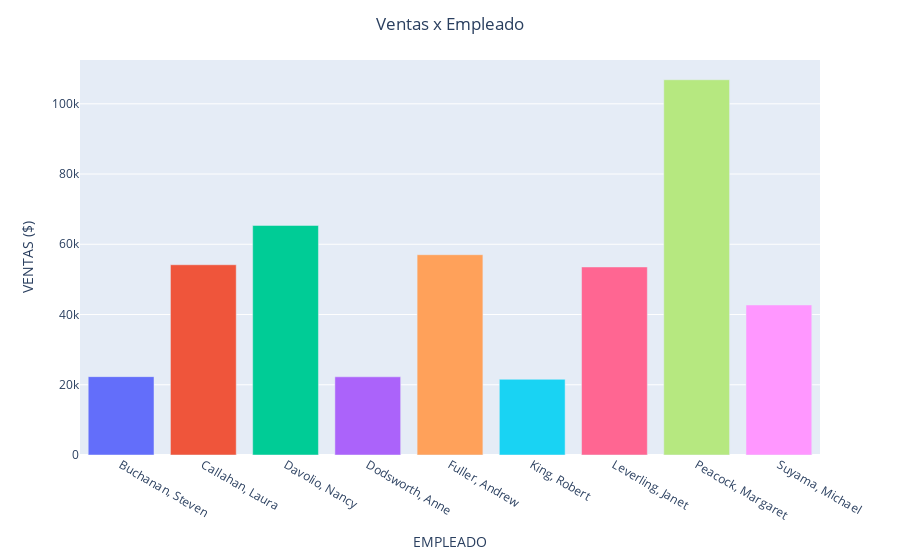

This figure's notebook cell:
### Code cell
# 8: Comparación de ventas por empleado
query_sql_ocho = "SELECT * FROM v_VentasPorEmpleado"
df_ocho = dataframe_query(query_sql=query_sql_ocho)
# df_ocho.head()
column_plot = px.bar(data_frame=df_ocho,x="Employee",y="TotalVentas",color="Employee")
column_plot.update_layout(
    showlegend = False,
    xaxis_title = "EMPLEADO",
    yaxis_title = "VENTAS ($)",
    title = "Ventas x Empleado",
    title_x = 0.5,
    hoverlabel = dict(
        bgcolor = "white"
    )
)
column_plot.update_traces(
    hovertemplate = "Empleado :%{x}<br>Ventas: %{y}<extra></extra>"
)
column_plot.show()

### Figure 1 — Plotly figure (JSON) as saved in the notebook; plotly's stock layout.template omitted (floating-point values rounded to 4 significant figures)
{"data": [{"alignmentgroup": "True", "hovertemplate": "Empleado :%{x}<br>Ventas: %{y}<extra></extra>", "legendgroup": "Buchanan, Steven", "marker": {"color": "#636efa", "pattern": {"shape": ""}}, "name": "Buchanan, Steven", "offsetgroup": "Buchanan, Steven", "orientation": "v", "showlegend": true, "textposition": "auto", "type": "bar", "x": ["Buchanan, Steven"], "xaxis": "x", "y": [22310.0], "yaxis": "y"}, {"alignmentgroup": "True", "hovertemplate": "Empleado :%{x}<br>Ventas: %{y}<extra></extra>", "legendgroup": "Callahan, Laura", "marker": {"color": "#EF553B", "pattern": {"shape": ""}}, "name": "Callahan, Laura", "offsetgroup": "Callahan, Laura", "orientation": "v", "showlegend": true, "textposition": "auto", "type": "bar", "x": ["Callahan, Laura"], "xaxis": "x", "y": [54170.0], "yaxis": "y"}, {"alignmentgroup": "True", "hovertemplate": "Empleado :%{x}<br>Ventas: %{y}<extra></extra>", "legendgroup": "Davolio, Nancy", "marker": {"color": "#00cc96", "pattern": {"shape": ""}}, "name": "Davolio, Nancy", "offsetgroup": "Davolio, Nancy", "orientation": "v", "showlegend": true, "textposition": "auto", "type": "bar", "x": ["Davolio, Nancy"], "xaxis": "x", "y": [65360.0], "yaxis": "y"}, {"alignmentgroup": "True", "hovertemplate": "Empleado :%{x}<br>Ventas: %{y}<extra></extra>", "legendgroup": "Dodsworth, Anne", "marker": {"color": "#ab63fa", "pattern": {"shape": ""}}, "name": "Dodsworth, Anne", "offsetgroup": "Dodsworth, Anne", "orientation": "v", "showlegend": true, "textposition": "auto", "type": "bar", "x": ["Dodsworth, Anne"], "xaxis": "x", "y": [22260.0], "yaxis": "y"}, {"alignmentgroup": "True", "hovertemplate": "Empleado :%{x}<br>Ventas: %{y}<extra></extra>", "legendgroup": "Fuller, Andrew", "marker": {"color": "#FFA15A", "pattern": {"shape": ""}}, "name": "Fuller, Andrew", "offsetgroup": "Fuller, Andrew", "orientation": "v", "showlegend": true, "textposition": "auto", "type": "bar", "x": ["Fuller, Andrew"], "xaxis": "x", "y": [57030.0], "yaxis": "y"}, {"alignmentgroup": "True", "hovertemplate": "Empleado :%{x}<br>Ventas: %{y}<extra></extra>", "legendgroup": "King, Robert", "marker": {"color": "#19d3f3", "pattern": {"shape": ""}}, "name": "King, Robert", "offsetgroup": "King, Robert", "orientation": "v", "showlegend": true, "textposition": "auto", "type": "bar", "x": ["King, Robert"], "xaxis": "x", "y": [21550.0], "yaxis": "y"}, {"alignmentgroup": "True", "hovertemplate": "Empleado :%{x}<br>Ventas: %{y}<extra></extra>", "legendgroup": "Leverling, Janet", "marker": {"color": "#FF6692", "pattern": {"shape": ""}}, "name": "Leverling, Janet", "offsetgroup": "Leverling, Janet", "orientation": "v", "showlegend": true, "textposition": "auto", "type": "bar", "x": ["Leverling, Janet"], "xaxis": "x", "y": [53540.0], "yaxis": "y"}, {"alignmentgroup": "True", "hovertemplate": "Empleado :%{x}<br>Ventas: %{y}<extra></extra>", "legendgroup": "Peacock, Margaret", "marker": {"color": "#B6E880", "pattern": {"shape": ""}}, "name": "Peacock, Margaret", "offsetgroup": "Peacock, Margaret", "orientation": "v", "showlegend": true, "textposition": "auto", "type": "bar", "x": ["Peacock, Margaret"], "xaxis": "x", "y": [106800.0], "yaxis": "y"}, {"alignmentgroup": "True", "hovertemplate": "Empleado :%{x}<br>Ventas: %{y}<extra></extra>", "legendgroup": "Suyama, Michael", "marker": {"color": "#FF97FF", "pattern": {"shape": ""}}, "name": "Suyama, Michael", "offsetgroup": "Suyama, Michael", "orientation": "v", "showlegend": true, "textposition": "auto", "type": "bar", "x": ["Suyama, Michael"], "xaxis": "x", "y": [42710.0], "yaxis": "y"}], "layout": {"barmode": "relative", "hoverlabel": {"bgcolor": "white"}, "legend": {"title": {"text": "Employee"}, "tracegroupgap": 0}, "margin": {"t": 60}, "showlegend": false, "title": {"text": "Ventas x Empleado", "x": 0.5}, "xaxis": {"anchor": "y", "categoryarray": ["Buchanan, Steven", "Callahan, Laura", "Davolio, Nancy", "Dodsworth, Anne", "Fuller, Andrew", "King, Robert", "Leverling, Janet", "Peacock, Margaret", "Suyama, Michael"], "categoryorder": "array", "domain": [0, 1], "title": {"text": "EMPLEADO"}}, "yaxis": {"anchor": "x", "domain": [0, 1], "title": {"text": "VENTAS ($)"}}}}
